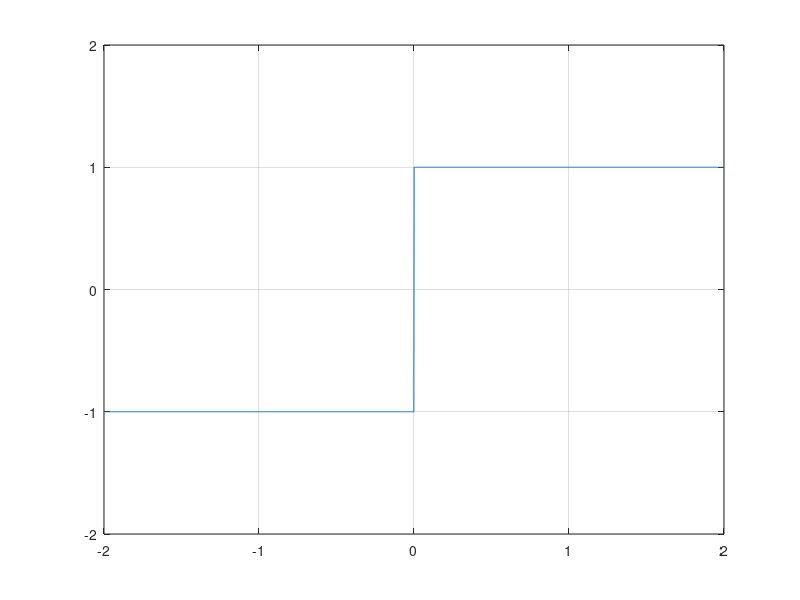

The MATLAB source for this figure:
% Example 4.49 - Δημιουργία σχήματος 4.45

fs = 1000; Ts=1/fs;        % Sampling frequency (samples/sec)
t = -2:Ts:2;
x = sign(t);
figure(1); plot(t,x); ylim([-2,2]);grid
